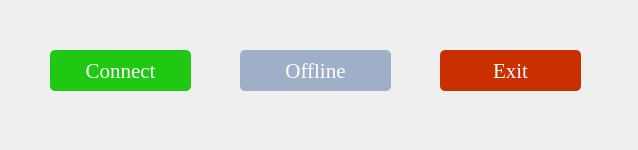
<?xml version="1.0" encoding="UTF-8"?>
<ui version="4.0">
 <class>new1Dlg</class>
 <widget class="QWidget" name="new1Dlg">
  <property name="geometry">
   <rect>
    <x>0</x>
    <y>0</y>
    <width>638</width>
    <height>150</height>
   </rect>
  </property>
  <property name="sizePolicy">
   <sizepolicy hsizetype="Preferred" vsizetype="Preferred">
    <horstretch>0</horstretch>
    <verstretch>0</verstretch>
   </sizepolicy>
  </property>
  <property name="windowTitle">
   <string>Form</string>
  </property>
  <widget class="QPushButton" name="pushButton">
   <property name="geometry">
    <rect>
     <x>50</x>
     <y>50</y>
     <width>141</width>
     <height>41</height>
    </rect>
   </property>
   <property name="sizePolicy">
    <sizepolicy hsizetype="Minimum" vsizetype="Fixed">
     <horstretch>0</horstretch>
     <verstretch>0</verstretch>
    </sizepolicy>
   </property>
   <property name="font">
    <font>
     <family>Times New Roman</family>
     <pointsize>16</pointsize>
    </font>
   </property>
   <property name="styleSheet">
    <string notr="true">background-color:rgb(32, 200, 20);
border:rgb(255, 255, 255);
color:rgb(255, 255, 255);
border-radius:5px</string>
   </property>
   <property name="text">
    <string>Connect</string>
   </property>
  </widget>
  <widget class="QPushButton" name="pushButton_2">
   <property name="geometry">
    <rect>
     <x>240</x>
     <y>50</y>
     <width>151</width>
     <height>41</height>
    </rect>
   </property>
   <property name="sizePolicy">
    <sizepolicy hsizetype="Minimum" vsizetype="Fixed">
     <horstretch>0</horstretch>
     <verstretch>0</verstretch>
    </sizepolicy>
   </property>
   <property name="font">
    <font>
     <family>Times New Roman</family>
     <pointsize>16</pointsize>
    </font>
   </property>
   <property name="styleSheet">
    <string notr="true">background-color:rgb(159, 175, 200);
border:rgb(255, 255, 255);
color:rgb(255, 255, 255);
border-radius:5px</string>
   </property>
   <property name="text">
    <string>Offline</string>
   </property>
  </widget>
  <widget class="QPushButton" name="pushButton_3">
   <property name="geometry">
    <rect>
     <x>440</x>
     <y>50</y>
     <width>141</width>
     <height>41</height>
    </rect>
   </property>
   <property name="sizePolicy">
    <sizepolicy hsizetype="Minimum" vsizetype="Fixed">
     <horstretch>0</horstretch>
     <verstretch>0</verstretch>
    </sizepolicy>
   </property>
   <property name="font">
    <font>
     <family>Times New Roman</family>
     <pointsize>16</pointsize>
    </font>
   </property>
   <property name="styleSheet">
    <string notr="true">background-color:rgb(200, 48, 2);
border:rgb(255, 255, 255);
color:rgb(255, 255, 255);
border-radius:5px</string>
   </property>
   <property name="text">
    <string>Exit</string>
   </property>
  </widget>
 </widget>
 <resources/>
 <connections/>
</ui>
